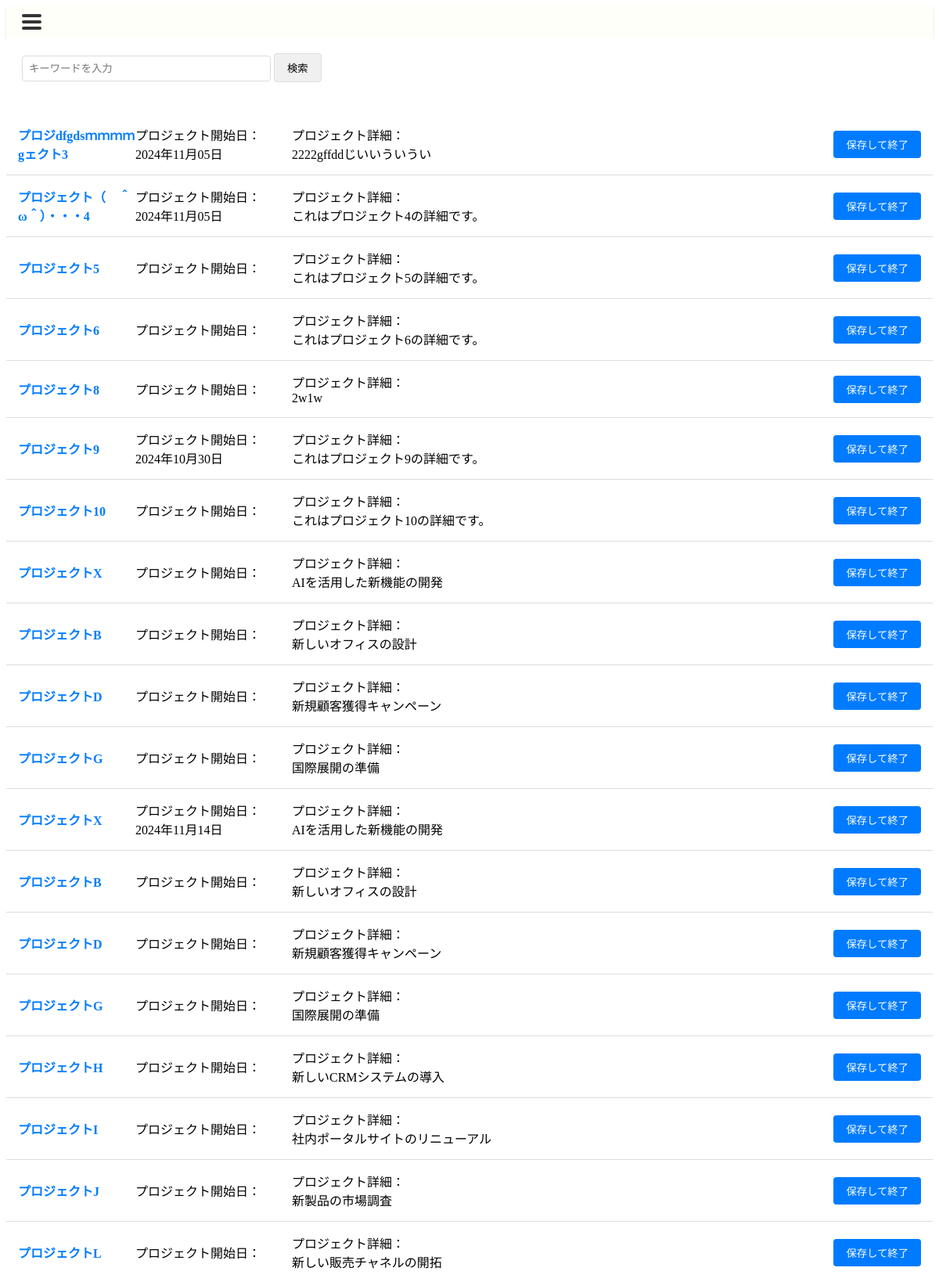
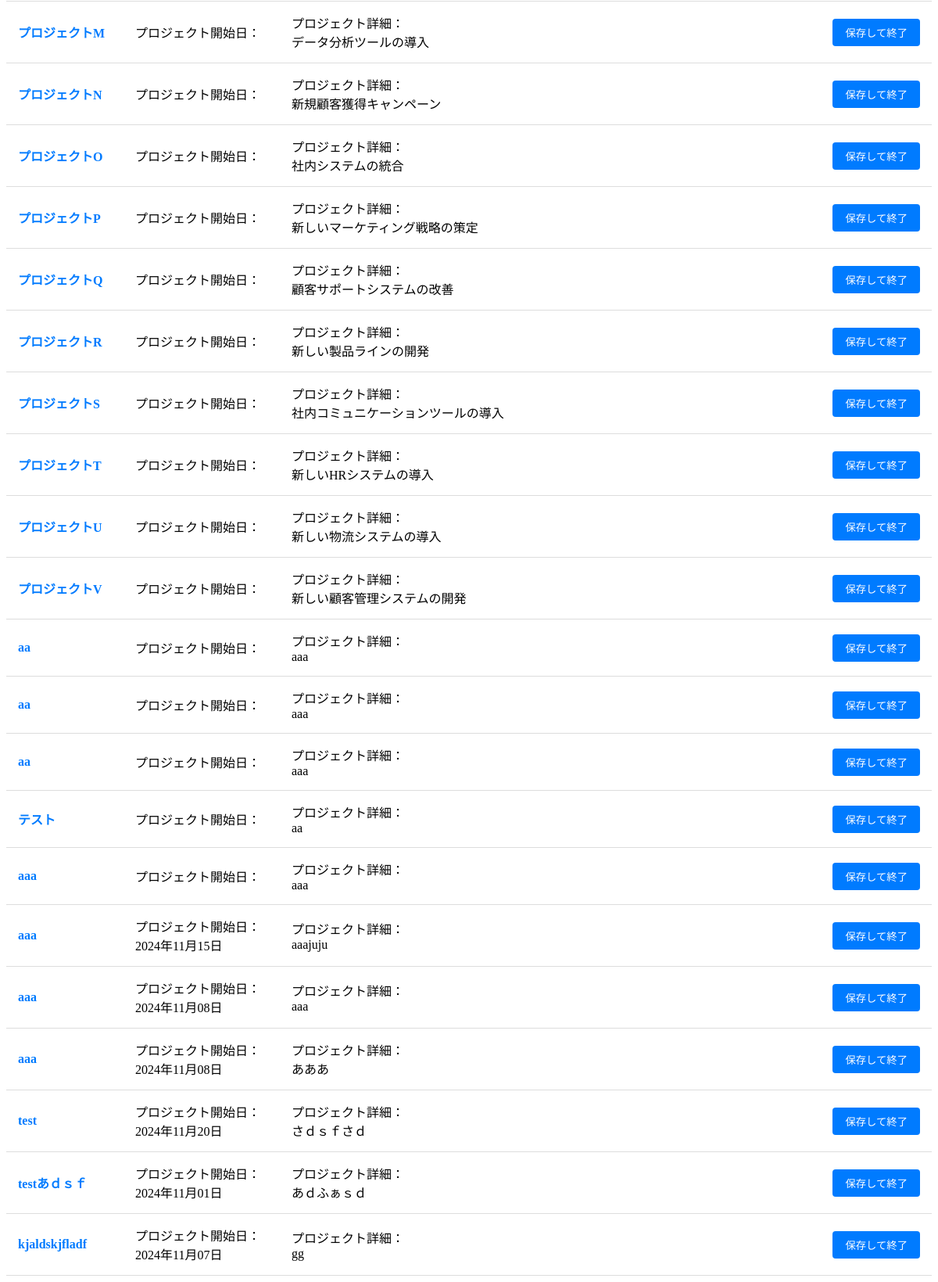
Page /project/ on the earlier database version (2 pictures, top to bottom).
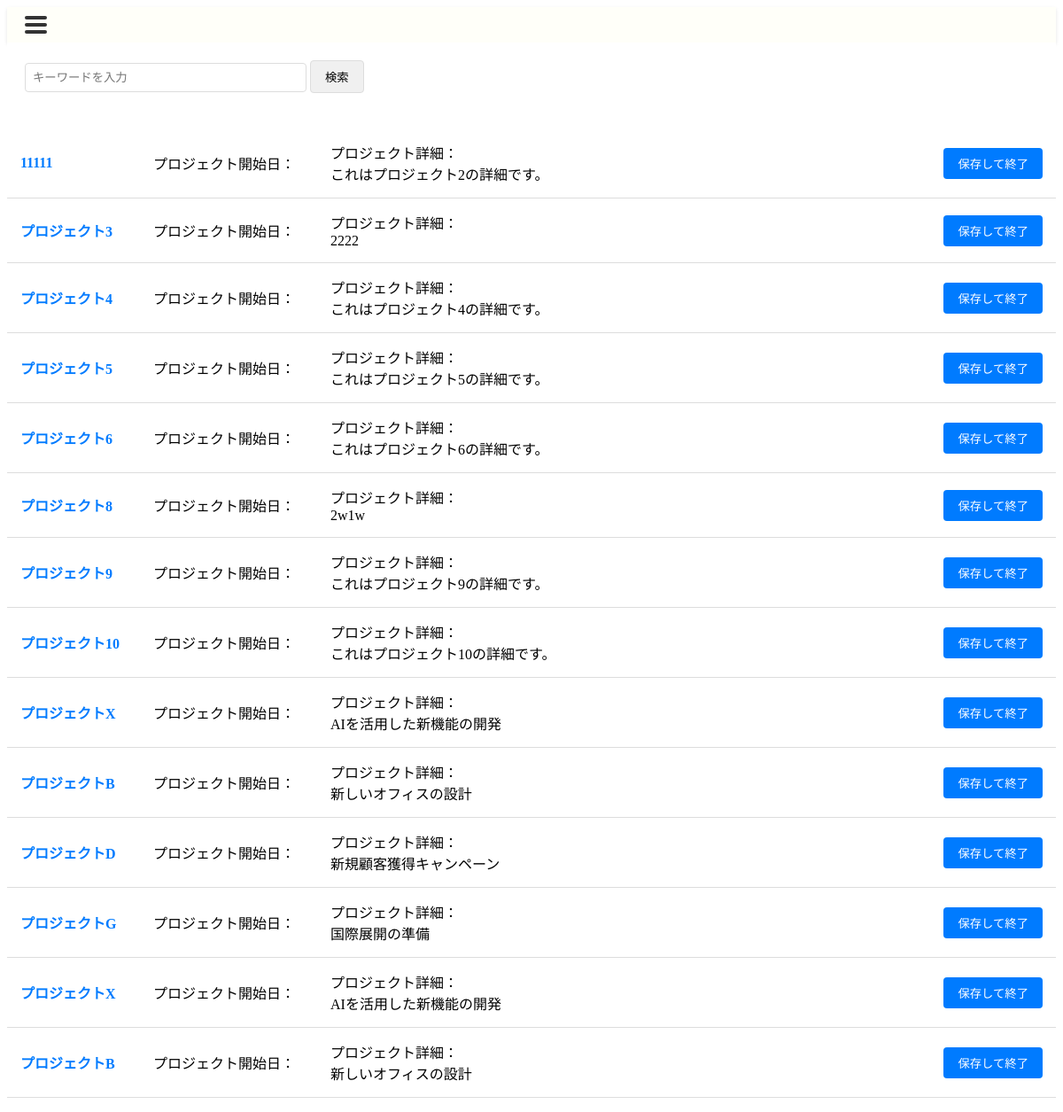
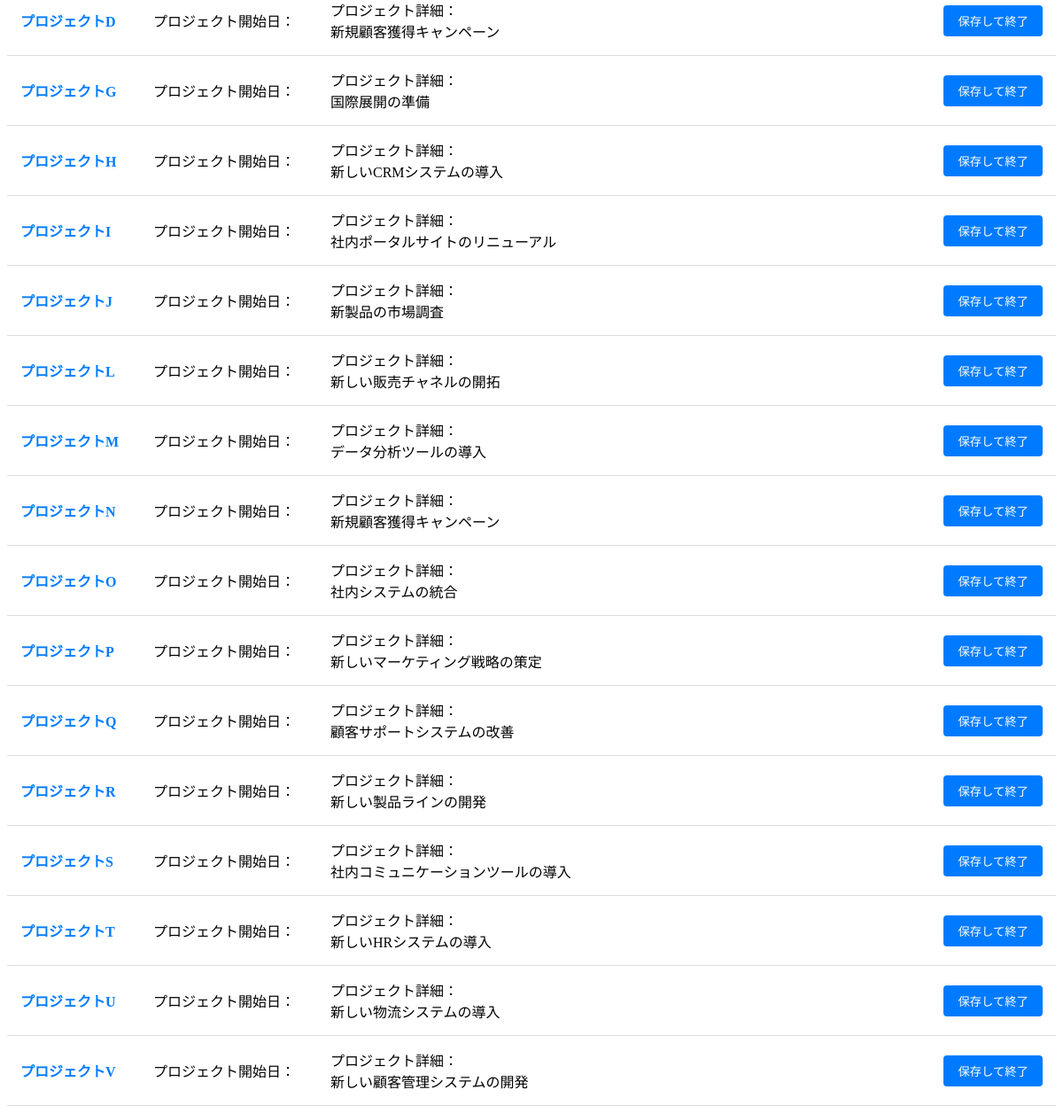
Same page on the later database version (2 pictures, top to bottom).
### canri_app/models.py (models this page shows)
class Project(models.Model):
    project_id = models.AutoField(primary_key=True)
    project_name = models.CharField(max_length=255)
    project_detail = models.TextField(null=True, blank=True)
    project_start_date = models.DateField()
    project_end_date = models.DateField()
    creation_date = models.DateTimeField()
    update_date = models.DateTimeField(null=True, blank=True)
    complete_date = models.DateField(null=True, blank=True)
    deletion_date = models.DateTimeField(null=True, blank=True)
    post_evaluation_memo = models.TextField(null=True, blank=True)
    deletion_flag = models.BooleanField(default=False)
    complete_flag = models.BooleanField(default=False)
    class Meta:
        db_table = 'Project'

### canri_app/views.py (the view)
# urls.py: path('project/', projectListView, name='project'),                                                      #進行中プロジェクト選択時利用
def projectListView(request):
    template_name = "progress_within_projectlist.html"
    ctx = {}
    query = request.GET.get('q')
    qs = Project.objects.all()
    qs=qs.filter(complete_flag=0,deletion_flag=0)
    if query:
        qs = qs.filter(project_name__icontains=query)  # プロジェクト名でフィルタリング
    ctx["project_list"] = qs
    return render(request, template_name, ctx)

### canri_app/templates/progress_within_projectlist.html
{% extends 'base2.html' %}
{% load static %}
{% block head %}
<link rel="stylesheet" href="{% static 'css/progress_within_projectlist.css' %}">
{% endblock %}
{% block content %}
<div class="search-container">
    <form method="GET" action="{% url 'canri_app:project' %}">
        <input type="text" name="q" class="search-input" placeholder="キーワードを入力" value="{{ request.GET.q }}">
        <button type="submit" class="search-button">検索</button>
    </form>
</div>
<div class="project-table">
    {% for project in project_list %}
    <div class="project-row">
        <div class="project-name">
            <a href="{% url 'canri_app:project_detail' project.project_id %}">{{ project.project_name }}</a>
        </div>
        <div class="project-period">プロジェクト開始日：<br>{{ project.project_start_date|date:"Y年m月d日" }}</div>
        <div class="project-details">プロジェクト詳細：<br>{{ project.project_detail }}</div>
        <button class="action-button">保存して終了</button>
    </div>
    {% empty %}
    <div class="project-row">
        <div class="project-details">プロジェクトが見つかりませんでした。</div>
    </div>
    {% endfor %}
</div>
{% endblock %}

Differences in the rows shown:
removed Project: project_name "aa", project_detail "aaa"
removed Project: project_name "aa", project_detail "aaa"
removed Project: project_name "aa", project_detail "aaa"
removed Project: project_name "テスト", project_detail "aa"
removed Project: project_name "aaa", project_detail "aaa"
removed Project: project_name "aaa", project_start_date "2024年11月15日", project_detail "aaajuju"
removed Project: project_name "aaa", project_start_date "2024年11月08日", project_detail "aaa"
removed Project: project_name "aaa", project_start_date "2024年11月08日", project_detail "あああ"
removed Project: project_name "test", project_start_date "2024年11月20日", project_detail "さｄｓｆさｄ"
removed Project: project_name "testあｄｓｆ", project_start_date "2024年11月01日", project_detail "あｄふぁｓｄ"
removed Project: project_name "kjaldskjfladf", project_start_date "2024年11月07日", project_detail "gg"
now on this page (row edited): Project: project_name "11111", project_detail "これはプロジェクト2の詳細です。"
changed Project: project_name "プロジdfgdsｍｍｍｍgェクト3" → "プロジェクト3"; project_detail "2222gffddじいいういうい" → "2222"; project_start_date "2024年11月05日" → (not shown)
changed Project "これはプロジェクト4の詳細です。": project_name "プロジェクト（ ＾ω＾）・・・4" → "プロジェクト4"; project_start_date "2024年11月05日" → (not shown)
changed Project "プロジェクト9": project_start_date "2024年10月30日" → (not shown)
changed Project (number 13 of 30 on the later page): project_start_date "2024年11月14日" → (not shown)
